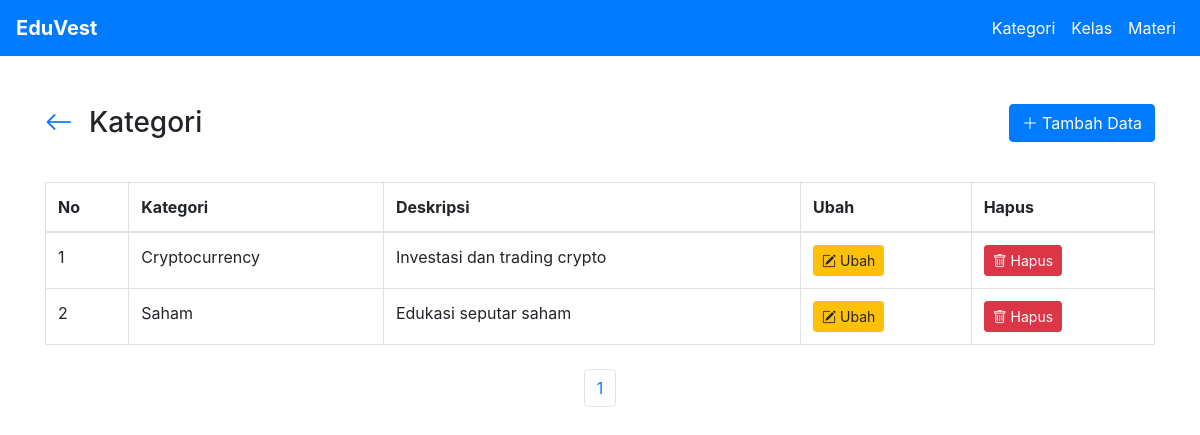
/categories/select.php, run on the app's committed database.
### tables this page shows
CREATE TABLE `categories` (
  `id_category` int(11) NOT NULL,
  `category_name` varchar(255) NOT NULL,
  `category_description` varchar(255) DEFAULT NULL
);

### config.php (called while the page is built, shortened)
<?php
    class DB{
        private $host="127.0.0.1";
        private $user="root";
        private $password="";
        private $database="db_eduvest";
        private $koneksi;
        public function __construct()
        {
            $this->koneksi = $this->koneksiDB();
        }
        public function koneksiDB()
        {
            $koneksi=mysqli_connect($this->host,$this->user,$this->password,$this->database);
            return $koneksi;
        }
        public function getALL($sql)
        {
            $result=mysqli_query($this->koneksi,$sql);
            while ($row=mysqli_fetch_assoc($result)) {
                $data[]=$row;
            }
            if (!empty($data)){
                return $data;
            }
        }
        public function rowCOUNT($sql)
        {
            $result=mysqli_query($this->koneksi,$sql);
            $count=mysqli_num_rows($result);
            return $count;
        }
    }
?>

### categories/select.php (the view, shortened to what this page needs)
<?php
    require_once "../config.php";
    $db=new DB;
    $jumlahdata=$db->rowCOUNT("SELECT id_category FROM categories");
    $banyak=5;
    $halaman=ceil($jumlahdata/$banyak);
    if (isset($_GET['p'])) {
            $p=$_GET['p'];
            $mulai=($p * $banyak)-$banyak;
        }else {
            $mulai=0;
        }
    $sql="SELECT * FROM categories ORDER BY id_category DESC LIMIT $mulai,$banyak";
    $row=$db->getALL($sql);
    $no=1+$mulai;
?>
<!DOCTYPE html>
<html lang="en">
<head>
    <link rel="stylesheet" href="https://cdn.jsdelivr.net/npm/bootstrap@4.6.2/dist/css/bootstrap.min.css">
    <link rel="stylesheet" href="https://cdn.jsdelivr.net/npm/bootstrap-icons@1.10.5/font/bootstrap-icons.css">
</head>
<body>
    <nav class="navbar navbar-expand-lg navbar-dark bg-primary">
        <a class="navbar-brand" href="../"><strong>EduVest</strong></a>
        <div class="collapse navbar-collapse justify-content-end" id="navbarNav">
            <ul class="navbar-nav">
            <li class="nav-item active">
                <a class="nav-link" href="/eduvest/categories/select.php">Kategori</a>
            </li>
            <li class="nav-item active">
                <a class="nav-link" href="/eduvest/courses/select.php">Kelas</a>
            </li>
            <li class="nav-item active">
                <a class="nav-link" href="/eduvest/lessons/select.php">Materi</a>
            </li>
            </ul>
        </div>
    </nav>
    <div class="container">
        <div class="row mt-5">
            <div class="col">
                <div class="d-flex justify-content-between align-items-center mb-3">
                    <div class="d-flex align-items-center">
                        <h3 class="mr-3 m-0">
                            <a href="../" class="text-decoration-none">
                                <i class="bi bi-arrow-left"></i>
                            </a>
                        </h3>
                        <h3 class="mb-0">Kategori</h3>
                    </div>
                    <a class="btn btn-primary" href="/eduvest/categories/add.php" role="button"><i class="bi bi-plus-lg mr-1"></i>Tambah Data</a>
                </div>
            </div>
        </div>
        <div class="table-responsive mt-4">
           <table class="table table-bordered">
                <thead>
                    <tr>
                        <th>No</th>
                        <th>Kategori</th>
                        <th>Deskripsi</th>
                        <th>Ubah</th>
                        <th>Hapus</th>
                    </tr>
                </thead>
                <tbody>
                    <?php foreach ($row as $r): ?>
                        <tr>
                            <td><?php echo $no++?></td>
                            <td><?php echo $r['category_name']?></td>
                            <td><?php echo $r['category_description']?></td>
                            <td><a href="/eduvest/categories/edit.php?id=<?php echo $r['id_category']?>" class="btn btn-warning btn-sm"><i class="bi bi-pencil-square"></i> Ubah</a></td>
                            <td><a href="/eduvest/categories/delete.php?id=<?php echo $r['id_category']?>" class="btn btn-danger btn-sm" onclick="return confirm('Yakin ingin menghapus data ini?')"><i class="bi bi-trash"></i> Hapus</a></td>
                        </tr>
                    <?php endforeach ?>
                </tbody>
            </table>
            <div class="container text-center mt-4">
                <nav>
                    <ul class="pagination justify-content-center">
                        <?php
                        for ($i = 1; $i <= $halaman; $i++) {
                            $active = (isset($_GET['p']) && $_GET['p'] == $i) ? 'active' : '';
                            echo '
                                <li class="page-item ' . $active . '">
                                    <a class="page-link" href="?f=categories&m=select&p=' . $i . '">' . $i . '</a>
                                </li>
                            ';
                        }
                        ?>
                    </ul>
                </nav>
            </div>
        </div>
    </div>
</body>

### data on the page
categories: category_name "Cryptocurrency", category_description "Investasi dan trading crypto"
categories: category_name "Saham", category_description "Edukasi seputar saham"
